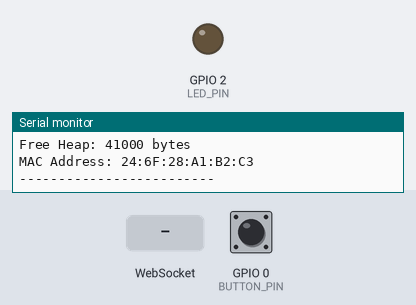
Recording of a sketch running on a simulated ESP32. Parts: output pins drawn as LEDs (lit = HIGH), the last lines printed to the serial monitor. Dashed ring = blinking. Inputs (shaded band) come from the test bench; at power-on: GPIO 0 (BUTTON_PIN) HIGH. WiFi joins after 1.5 s; servers stay silent unless stated; I2S audio is not simulated (input reads silence).

Above: at 3.6 s.
3.7 s: WebSocket text "start_recording" received
At 5.4 s:
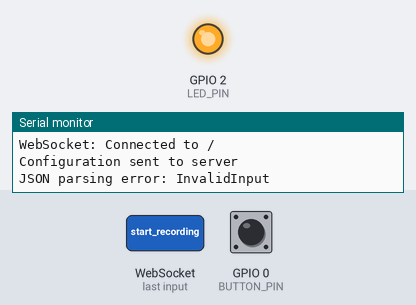
6.7 s: GPIO 0 (BUTTON_PIN) pulled LOW for 0.15 s
At 7.6 s:
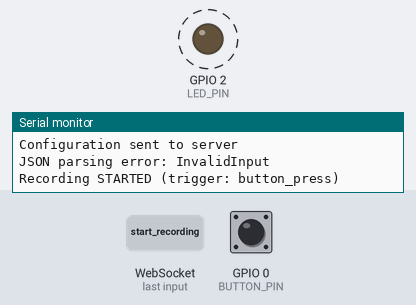
9.7 s: GPIO 0 (BUTTON_PIN) pulled LOW for 1 s
At 10.5 s:
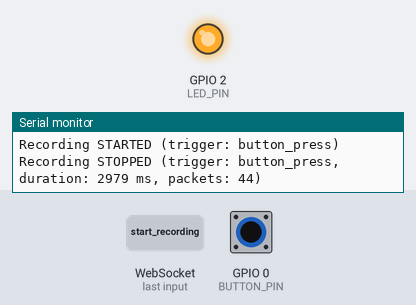
12.2 s: GPIO 0 (BUTTON_PIN) pulled LOW for 3.2 s
At 12.9 s:
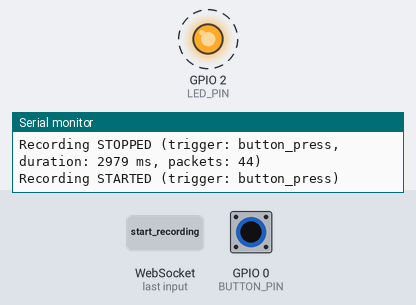
Timing chart, 0 to 17.9 s (numbered marks = the images above; inputs shaded):
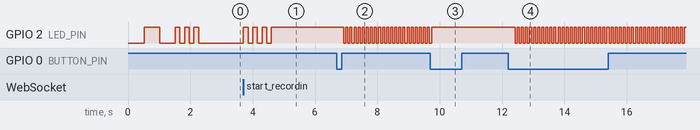

Measured:
- after the input at 3.7 s, GPIO 2 (LED_PIN): alternates HIGH for 0.15 s and LOW for 0.15 s, 7 changes in all, then stays HIGH, starting at once
- after the input at 6.7 s, GPIO 2 (LED_PIN): alternates HIGH for 0.07 s and LOW for 0.07 s, starting after 0.22 s
- after the input at 9.7 s, GPIO 2 (LED_PIN): goes on until 9.7 s, then stays HIGH
- after the input at 12.2 s, GPIO 2 (LED_PIN): alternates HIGH for 0.07 s and LOW for 0.07 s, starting after 0.22 s

The sketch:

esp32_voice_recorder.ino
```cpp
// (licence header left out)
#include <WiFi.h>
#include <WebSocketsClient.h>
#include <ArduinoJson.h>
#include <driver/i2s.h>

// ============================================================================
// CONFIGURATION SECTION - MODIFY THESE VALUES
// ============================================================================

// WiFi Configuration
const char* ssid = "YOUR_WIFI_SSID";         // Replace with your WiFi name
const char* password = "YOUR_WIFI_PASSWORD"; // Replace with your WiFi password

// Server Configuration
const char* websocket_host = "192.168.1.100"; // Replace with your computer's IP
const int websocket_port = 8080;
const char* websocket_path = "/audio";

// Hardware Pin Configuration
#define I2S_WS_PIN 22      // Word Select (LRCLK) - Blue wire
#define I2S_SCK_PIN 23     // Serial Clock (BCLK) - White wire
#define I2S_SD_PIN 21      // Serial Data (DIN) - Grey wire
#define I2S_PORT I2S_NUM_0

#define LED_PIN 2          // Status LED pin
#define BUTTON_PIN 0       // Manual recording button pin

// Audio Configuration
#define SAMPLE_RATE 16000          // 16kHz sample rate for voice
#define BITS_PER_SAMPLE 16         // 16-bit audio
#define CHANNELS 1                 // Mono audio
#define BUFFER_SIZE 1024           // Audio buffer size
#define DMA_BUFFER_COUNT 8         // Number of DMA buffers
#define DMA_BUFFER_LEN 1024        // Length of each DMA buffer

// Voice Activity Detection
#define VAD_THRESHOLD 500          // Adjust based on environment noise
#define MIN_AUDIO_LEVEL 100        // Minimum level to consider as audio

// ============================================================================
// GLOBAL VARIABLES
// ============================================================================

WebSocketsClient webSocket;
bool isConnected = false;
bool isRecording = false;
bool buttonPressed = false;
unsigned long lastButtonPress = 0;

int16_t audioBuffer[BUFFER_SIZE];
unsigned long lastStatusUpdate = 0;
unsigned long recordingStartTime = 0;
int packetsTransmitted = 0;

// ============================================================================
// MAIN SETUP AND LOOP
// ============================================================================

void setup() {
    Serial.begin(115200);
    Serial.println("\n=== ESP32 Voice Recorder - zwanderer ===");

    // Initialize hardware
    setupPins();
    setupI2S();

    // Connect to WiFi
    connectWiFi();

    // Initialize WebSocket
    setupWebSocket();

    Serial.println("=== ESP32 Voice Recorder Ready ===");
    printDeviceInfo();
}

void loop() {
    // Handle WebSocket communication
    webSocket.loop();

    // Handle button press with debouncing
    handleButton();

    // Capture and transmit audio if connected
    if (isConnected) {
        captureAndTransmitAudio();
    }

    // Send periodic status updates
    sendPeriodicStatus();

    // Small delay to prevent CPU overload
    delay(1);
}

// ============================================================================
// HARDWARE INITIALIZATION
// ============================================================================

void setupPins() {
    Serial.println("Initializing GPIO pins...");

    pinMode(LED_PIN, OUTPUT);
    pinMode(BUTTON_PIN, INPUT_PULLUP);

    // Initial LED state (off)
    digitalWrite(LED_PIN, LOW);

    Serial.println("GPIO pins initialized");
}

void setupI2S() {
    Serial.println("Initializing I2S interface...");

    // I2S configuration for microphone input
    i2s_config_t i2s_config = {
        .mode = i2s_mode_t(I2S_MODE_MASTER | I2S_MODE_RX),
        .sample_rate = SAMPLE_RATE,
        .bits_per_sample = i2s_bits_per_sample_t(BITS_PER_SAMPLE),
        .channel_format = I2S_CHANNEL_FMT_ONLY_LEFT,
        .communication_format = i2s_comm_format_t(I2S_COMM_FORMAT_STAND_I2S),
        .intr_alloc_flags = ESP_INTR_FLAG_LEVEL1,
        .dma_buf_count = DMA_BUFFER_COUNT,
        .dma_buf_len = DMA_BUFFER_LEN,
        .use_apll = false,
        .tx_desc_auto_clear = false,
        .fixed_mclk = 0
    };

    // Pin configuration for I2S
    i2s_pin_config_t pin_config = {
        .bck_io_num = I2S_SCK_PIN,
        .ws_io_num = I2S_WS_PIN,
        .data_out_num = I2S_PIN_NO_CHANGE,
        .data_in_num = I2S_SD_PIN
    };

    // Install I2S driver
    esp_err_t result = i2s_driver_install(I2S_PORT, &i2s_config, 0, NULL);
    if (result != ESP_OK) {
        Serial.printf("ERROR: Failed to install I2S driver: %d\n", result);
        handleFatalError("I2S driver installation failed");
        return;
    }

    // Set I2S pins
    result = i2s_set_pin(I2S_PORT, &pin_config);
    if (result != ESP_OK) {
        Serial.printf("ERROR: Failed to set I2S pins: %d\n", result);
        handleFatalError("I2S pin configuration failed");
        return;
    }

    Serial.printf("I2S initialized: %dHz, %d-bit, %d channel(s)\n",
                  SAMPLE_RATE, BITS_PER_SAMPLE, CHANNELS);
}

// ============================================================================
// WIFI CONNECTION
// ============================================================================

void connectWiFi() {
    Serial.printf("Connecting to WiFi: %s\n", ssid);

    WiFi.begin(ssid, password);

    int attempts = 0;
    while (WiFi.status() != WL_CONNECTED && attempts < 30) {
        delay(500);
        Serial.print(".");
        attempts++;

        // Blink LED during connection attempt
        digitalWrite(LED_PIN, !digitalRead(LED_PIN));
    }

    if (WiFi.status() != WL_CONNECTED) {
        Serial.println("\nERROR: Failed to connect to WiFi");
        handleFatalError("WiFi connection failed");
        return;
    }

    Serial.println("\nWiFi connected successfully!");
    Serial.printf("IP Address: %s\n", WiFi.localIP().toString().c_str());
    Serial.printf("Signal Strength: %d dBm\n", WiFi.RSSI());

    // Success blink pattern
    blinkSuccess();
}

// ============================================================================
// WEBSOCKET COMMUNICATION
// ============================================================================

void setupWebSocket() {
    Serial.printf("Connecting to WebSocket: ws://%s:%d%s\n",
                  websocket_host, websocket_port, websocket_path);

    webSocket.begin(websocket_host, websocket_port, websocket_path);
    webSocket.onEvent(webSocketEvent);
    webSocket.setReconnectInterval(5000);
    webSocket.enableHeartbeat(15000, 3000, 2);
}

void webSocketEvent(WStype_t type, uint8_t * payload, size_t length) {
    switch(type) {
        case WStype_DISCONNECTED:
            Serial.println("WebSocket: Disconnected");
            isConnected = false;
            digitalWrite(LED_PIN, LOW);
            break;

        case WStype_CONNECTED:
            Serial.printf("WebSocket: Connected to %s\n", payload);
            isConnected = true;
            digitalWrite(LED_PIN, HIGH);

            // Send initial configuration
            sendConfiguration();
            blinkSuccess();
            break;

        case WStype_TEXT:
            handleTextMessage((char*)payload);
            break;

        case WStype_BIN:
            Serial.printf("WebSocket: Received binary data (%u bytes)\n", length);
            break;

        case WStype_ERROR:
            Serial.printf("WebSocket: Error - %s\n", payload);
            break;

        case WStype_PING:
            Serial.println("WebSocket: Ping received");
            break;

        case WStype_PONG:
            Serial.println("WebSocket: Pong received");
            break;

        default:
            Serial.printf("WebSocket: Unknown event type: %d\n", type);
            break;
    }
}

void sendConfiguration() {
    DynamicJsonDocument doc(1024);
    doc["type"] = "config";
    doc["device"] = "ESP32";
    doc["author"] = "zwanderer";
    doc["version"] = "1.0.0";
    doc["sample_rate"] = SAMPLE_RATE;
    doc["channels"] = CHANNELS;
    doc["bits_per_sample"] = BITS_PER_SAMPLE;
    doc["buffer_size"] = BUFFER_SIZE;
    doc["mac_address"] = WiFi.macAddress();
    doc["ip_address"] = WiFi.localIP().toString();
    doc["rssi"] = WiFi.RSSI();

    String message;
    serializeJson(doc, message);
    webSocket.sendTXT(message);

    Serial.println("Configuration sent to server");
}

void handleTextMessage(const char* message) {
    DynamicJsonDocument doc(1024);
    DeserializationError error = deserializeJson(doc, message);

    if (error) {
        Serial.printf("JSON parsing error: %s\n", error.c_str());
        return;
    }

    String type = doc["type"];

    if (type == "start_recording") {
        startRecording("server_command");
    }
    else if (type == "stop_recording") {
        stopRecording("server_command");
    }
    else if (type == "status_request") {
        sendStatus();
    }
    else if (type == "ping") {
        sendPong();
    }
    else {
        Serial.printf("Unknown message type: %s\n", type.c_str());
    }
}

// ============================================================================
// AUDIO CAPTURE AND PROCESSING
// ============================================================================

void captureAndTransmitAudio() {
    size_t bytesRead = 0;

    // Read audio data from I2S
    esp_err_t result = i2s_read(I2S_PORT, audioBuffer,
                               sizeof(audioBuffer), &bytesRead,
                               portMAX_DELAY);

    if (result != ESP_OK) {
        Serial.printf("ERROR: I2S read failed: %d\n", result);
        return;
    }

    if (bytesRead == 0) {
        return;
    }

    size_t samplesRead = bytesRead / sizeof(int16_t);

    // Perform Voice Activity Detection
    bool hasVoiceActivity = performVAD(audioBuffer, samplesRead);

    // Transmit audio if there's voice activity or recording is forced
    if (hasVoiceActivity || isRecording) {
        transmitAudioData(audioBuffer, bytesRead);

        // Blink LED during audio transmission
        digitalWrite(LED_PIN, !digitalRead(LED_PIN));
    }
}

bool performVAD(int16_t* buffer, size_t samples) {
    // Calculate RMS (Root Mean Square) energy
    long sumSquares = 0;
    int16_t maxAmplitude = 0;
    int zeroCrossings = 0;

    for (size_t i = 0; i < samples; i++) {
        sumSquares += (long)buffer[i] * buffer[i];

        // Track maximum amplitude
        int16_t absValue = abs(buffer[i]);
        if (absValue > maxAmplitude) {
            maxAmplitude = absValue;
        }

        // Count zero crossings (indicates voice vs noise)
        if (i > 0 && ((buffer[i-1] >= 0) != (buffer[i] >= 0))) {
            zeroCrossings++;
        }
    }

    // Calculate RMS
    int16_t rmsLevel = sqrt(sumSquares / samples);

    // Voice activity conditions:
    // 1. RMS level above threshold
    // 2. Maximum amplitude above minimum level
    // 3. Reasonable number of zero crossings (voice characteristic)
    bool hasVoice = (rmsLevel > VAD_THRESHOLD) &&
                    (maxAmplitude > MIN_AUDIO_LEVEL) &&
                    (zeroCrossings > 5) &&
                    (zeroCrossings < samples / 4);

    // Debug output (uncomment for testing)
    // Serial.printf("RMS: %d, Max: %d, ZC: %d, Voice: %s\n",
    //               rmsLevel, maxAmplitude, zeroCrossings, hasVoice ? "YES" : "NO");

    return hasVoice;
}

void transmitAudioData(int16_t* buffer, size_t bytesToSend) {
    if (!isConnected) {
        return;
    }

    // Send audio data as binary via WebSocket
    bool success = webSocket.sendBIN((uint8_t*)buffer, bytesToSend);

    if (success) {
        packetsTransmitted++;
    } else {
        Serial.println("WARNING: Failed to send audio data");
    }
}

// ============================================================================
// RECORDING CONTROL
// ============================================================================

void startRecording(const char* trigger) {
    if (!isRecording) {
        isRecording = true;
        recordingStartTime = millis();
        packetsTransmitted = 0;

        Serial.printf("Recording STARTED (trigger: %s)\n", trigger);

        // Send status to server
        sendRecordingStatus("started", trigger);

        // LED indication
        digitalWrite(LED_PIN, HIGH);
    }
}

void stopRecording(const char* trigger) {
    if (isRecording) {
        isRecording = false;
        unsigned long duration = millis() - recordingStartTime;

        Serial.printf("Recording STOPPED (trigger: %s, duration: %lu ms, packets: %d)\n",
                      trigger, duration, packetsTransmitted);

        // Send status to server
        sendRecordingStatus("stopped", trigger);

        // LED indication
        if (isConnected) {
            digitalWrite(LED_PIN, HIGH);
        } else {
            digitalWrite(LED_PIN, LOW);
        }
    }
}

void sendRecordingStatus(const char* status, const char* trigger) {
    if (!isConnected) return;

    DynamicJsonDocument doc(512);
    doc["type"] = "recording_status";
    doc["status"] = status;
    doc["trigger"] = trigger;
    doc["timestamp"] = millis();
    doc["device"] = "ESP32";
    doc["author"] = "zwanderer";

    if (strcmp(status, "stopped") == 0) {
        doc["duration_ms"] = millis() - recordingStartTime;
        doc["packets_sent"] = packetsTransmitted;
    }

    String message;
    serializeJson(doc, message);
    webSocket.sendTXT(message);
}

// ============================================================================
// BUTTON HANDLING
// ============================================================================

void handleButton() {
    bool currentButtonState = digitalRead(BUTTON_PIN) == LOW;
    unsigned long currentTime = millis();

    // Button debouncing
    if (currentButtonState && !buttonPressed &&
        (currentTime - lastButtonPress) > 200) {

        buttonPressed = true;
        lastButtonPress = currentTime;

        // Toggle recording state
        if (isRecording) {
            stopRecording("button_press");
        } else {
            startRecording("button_press");
        }

        // Button press feedback
        blinkFeedback();
    } else if (!currentButtonState) {
        buttonPressed = false;
    }
}

// ============================================================================
// STATUS AND MONITORING
// ============================================================================

void sendPeriodicStatus() {
    unsigned long currentTime = millis();

    // Send status every 30 seconds
    if (isConnected && (currentTime - lastStatusUpdate) > 30000) {
        sendStatus();
        lastStatusUpdate = currentTime;
    }
}

void sendStatus() {
    if (!isConnected) return;

    DynamicJsonDocument doc(1024);
    doc["type"] = "device_status";
    doc["device"] = "ESP32";
    doc["author"] = "zwanderer";
    doc["timestamp"] = millis();
    doc["connected"] = isConnected;
    doc["recording"] = isRecording;
    doc["wifi_rssi"] = WiFi.RSSI();
    doc["free_heap"] = ESP.getFreeHeap();
    doc["uptime_ms"] = millis();
    doc["packets_transmitted"] = packetsTransmitted;
    doc["ip_address"] = WiFi.localIP().toString();
    doc["mac_address"] = WiFi.macAddress();

    String message;
    serializeJson(doc, message);
    webSocket.sendTXT(message);
}

void sendPong() {
    if (!isConnected) return;

    DynamicJsonDocument doc(256);
    doc["type"] = "pong";
    doc["timestamp"] = millis();
    doc["device"] = "ESP32";

    String message;
    serializeJson(doc, message);
    webSocket.sendTXT(message);
}

void printDeviceInfo() {
    Serial.println("\n--- Device Information ---");
    Serial.printf("Chip Model: %s\n", ESP.getChipModel());
    Serial.printf("Chip Revision: %d\n", ESP.getChipRevision());
    Serial.printf("CPU Frequency: %d MHz\n", ESP.getCpuFreqMHz());
    Serial.printf("Flash Size: %d bytes\n", ESP.getFlashChipSize());
    Serial.printf("Free Heap: %d bytes\n", ESP.getFreeHeap());
    Serial.printf("MAC Address: %s\n", WiFi.macAddress().c_str());
    Serial.println("-------------------------\n");
}

// ============================================================================
// LED CONTROL AND FEEDBACK
// ============================================================================

void blinkSuccess() {
    // Three quick blinks to indicate success
    for (int i = 0; i < 3; i++) {
        digitalWrite(LED_PIN, HIGH);
        delay(150);
        digitalWrite(LED_PIN, LOW);
        delay(150);
    }

    // Restore LED state based on connection
    digitalWrite(LED_PIN, isConnected ? HIGH : LOW);
}

void blinkFeedback() {
    // Single blink for button feedback
    bool currentState = digitalRead(LED_PIN);
    digitalWrite(LED_PIN, HIGH);
    delay(100);
    digitalWrite(LED_PIN, currentState);
}

void blinkError() {
    // Rapid blinking to indicate error
    for (int i = 0; i < 10; i++) {
        digitalWrite(LED_PIN, HIGH);
        delay(100);
        digitalWrite(LED_PIN, LOW);
        delay(100);
    }
}

// ============================================================================
// ERROR HANDLING
// ============================================================================

void handleFatalError(const char* error) {
    Serial.printf("FATAL ERROR: %s\n", error);
    Serial.println("System will restart in 5 seconds...");

    // Error indication
    blinkError();

    // Wait and restart
    delay(5000);
    ESP.restart();
}

// ============================================================================
// DIAGNOSTIC FUNCTIONS
// ============================================================================

void printAudioStats() {
    static unsigned long lastPrint = 0;
    static int packetCount = 0;

    packetCount++;

    if (millis() - lastPrint > 5000) { // Print every 5 seconds
        Serial.printf("Audio Stats - Packets: %d, Free Heap: %d, RSSI: %d dBm\n",
                      packetCount, ESP.getFreeHeap(), WiFi.RSSI());
        lastPrint = millis();
        packetCount = 0;
    }
}
```
